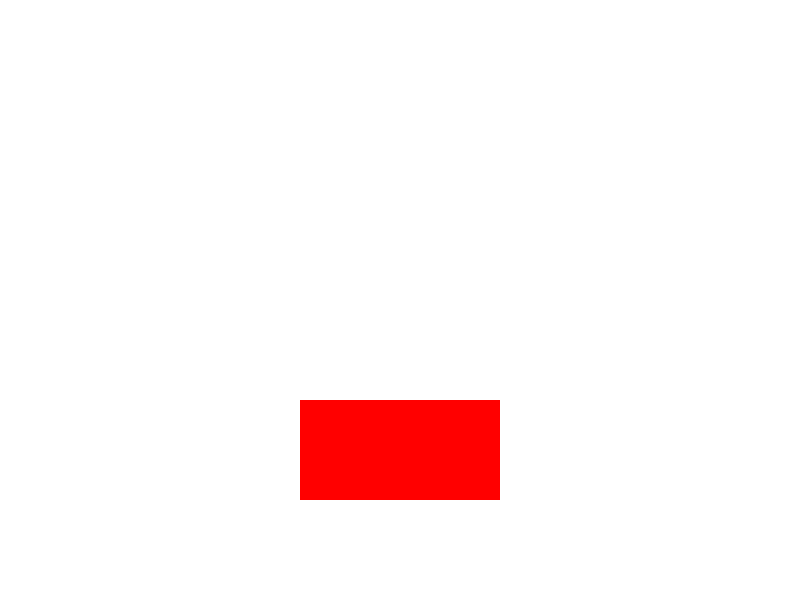
Frame 1 (no input)
Frame 60 (the mouse pressed at the canvas centre just before this capture): identical to frame 1, image omitted
Frame 120 (the mouse held since frame 60 and released just before this capture): identical to frame 1, image omitted

The Processing sketch that drew this single still picture (run headless with seeded random() and noise(); from frame 60 on, the mouse is pressed at the canvas centre):

// Processing sketch: InteractiveProgramming_w3_2
// ── InteractiveProgramming_w3_2.pde
Element[] e;
Obstacle ob;

int num;
int startX, startY;
float bounce, ballWidth, ballHeight, bounceWall, velocity, velocityX;
int x, y;
int obNum;

void setup() {
  size(800, 600);
  e = new Element[100];
 ob = new Obstacle(height/2,width/2, 200, 100);
  for(int i = 0; i < 100; i++){
  e[i] = new Element(ob, 0, 0, 0, 0);
  
 //  e[i].setObstacles(obs);
  }
}

void draw() {
  background(255, 255, 255);
  for (int i = 0; i <100; i++) {
    e[i].drawCircle();
  //  noFill();
   // fill(10, 10, 10);
    rect(ob.x, ob.y, ob.w, ob.h);
  }
}

void mouseMoved() {

  x = mouseX;
  y = mouseY;
  //跳ね返り係数を0 < bounce < 1でランダムに設定
  //0は全く跳ね返らない、1でエネルギーの損失なしに跳ね返る
  bounce = random(1);
  //ボールの縦横を30ピクセルでランダムに設定
  ballWidth = random(30);
  ballHeight = ballWidth;
  bounceWall= random(1);
  velocity = random(2);
  velocityX = random(-2, 2);
  e[num] = new Element(ob, x, y, bounce, ballWidth, ballHeight, bounceWall, velocity, velocityX);
  if (num < 99) {
    num++;
  }
  else {
    num = 0;
  }
}

void mousePressed() {
  startX = mouseX;
  startY = mouseY;
}

void mouseReleased(){
  
  
}

// ── Element.pde
class Element {


  //重力

  float gravity;

  //速度

  float velocity;

  //ボールの位置

  float x, y;

  //床の跳ね返り係数

  float bounce;

  // ボールの縦横のサイズ

  float ballWidth, ballHeight;

  //横方向の跳ね返り係数、速度

  float bounceWall, velocityX;
  Obstacle ob;
  Obstacle[] obs;
  
  Element(float _x, float _y) {
    x = _x;
    y = _y;
  }

  Element(Obstacle _ob, float _x, float _y, float _w, float _h) {
    x = _x;
    y = _y;
    ballWidth = _w;
    ballHeight = _h;
      ob = _ob;
  }

  Element() {

    velocity = 1;

    gravity = 1;

    bounce = 0.9;

    velocityX = 1;

    bounceWall = 0.8;

    //出発地点設定

    x = width/2;

    y = 0;

    //円の基準を設定

    ellipseMode(CENTER);

    //円の大きさ

    ballWidth=10;

    ballHeight=10;
    
   
  }

  Element(Obstacle _ob, int _x, int _y, float _bounce, float _ballWidth, float _ballHeight, float _bounceWall, float _velocity, float _velocityX) {
    //出発地点設定
    x = _x;
    y = _y; 

    velocity = _velocity;
    gravity = 1;
    bounce = _bounce;
    velocityX = _velocityX;
    bounceWall = _bounceWall;
    ob = _ob;
    //円の基準を設定
    ellipseMode(CENTER);
    //円の大きさ
    ballWidth=_ballWidth;
    ballHeight=_ballHeight;
    
   
   
  }
  void drawRect() {

    rect(x, y, ballWidth, ballHeight);
  }

  void drawCircle() {
    //移動距離計算

    velocity = velocity +gravity;

    //円の現在位置を計算

    y = y + velocity;

    //円の水平方向の移動

    x = x + velocityX;

    //計算した位置で円を描画

    noStroke();

    fill(255, 0, 0);

    ellipse(x, y, ballWidth, ballHeight);

    //床での跳ね返りの計算

     bounce();
    //bounce(ob);
  }
/*
  void bounce() {

    //床のy座標はheightつまり画面の高さになるので600

    //-5は円が床の下にめり込まないように（円の中心がx, yなので）

    if (y >= height-ballHeight/2)

    {

      velocity = -velocity*bounce;

      //円の位置がheightよりも大きくなった場合の処置

      y = height-ballHeight/2;
    }

    //壁の跳ね返り計算

    if (x > width)

    {

      x = width-ballWidth/2;

      velocityX = -velocityX*bounceWall;
    }

    else if (x < 0)

    {

      x = ballWidth/2;

      velocityX = -velocityX * bounceWall;
    }
  }

  void bounce(Obstacle ob) {

    //床のy座標はheightつまり画面の高さになるので600

    //-5は円が床の下にめり込まないように（円の中心がx, yなので）

    if (y >= height-ballHeight/2)

    {

      velocity = -velocity*bounce;

      //円の位置がheightよりも大きくなった場合の処置

      y = height-ballHeight/2;
    }

    //壁の跳ね返り計算

    if (x > width)

    {

      x = width-ballWidth/2;

      velocityX = -velocityX*bounceWall;
    }

    else if (x < 0)

    {

      x = ballWidth/2;

      velocityX = -velocityX * bounceWall;
    }

    if (x < ob.x+ob.w && x > ob.x) {
      if (y >= ob.y-ballHeight/2) {
        velocity = -velocity*0.9;
        y = ob.y - ballHeight/2;
      }
    }
  }

  */
  
  
  void setObstacles(Obstacle[] _obs){
    obs = _obs.clone();
  }
  
  void bounce() {

    //床のy座標はheightつまり画面の高さになるので600

    //-5は円が床の下にめり込まないように（円の中心がx, yなので）

    if (y >= height-ballHeight/2)

    {

      velocity = -velocity*bounce;

      //円の位置がheightよりも大きくなった場合の処置

      y = height-ballHeight/2;
    }

    //壁の跳ね返り計算

    if (x > width)

    {

      x = width-ballWidth/2;

      velocityX = -velocityX*bounceWall;
    }

    else if (x < 0)

    {

      x = ballWidth/2;

      velocityX = -velocityX * bounceWall;
    }
         if (x < ob.x+ob.w && x > ob.x) {
          if (y >= ob.y-ballHeight/2) {
            velocity = -velocity*0.9;
            y = ob.y - ballHeight/2;
          }
      }
    
    
  }
}


// ── Obstacle.pde
class Obstacle{

  float x, y, w, h;
  Obstacle(float _x, float _y, float _w, float _h){
  
     x = _x;
     y = _y;
     w = _w;
     h = _h;
  }
  

}
